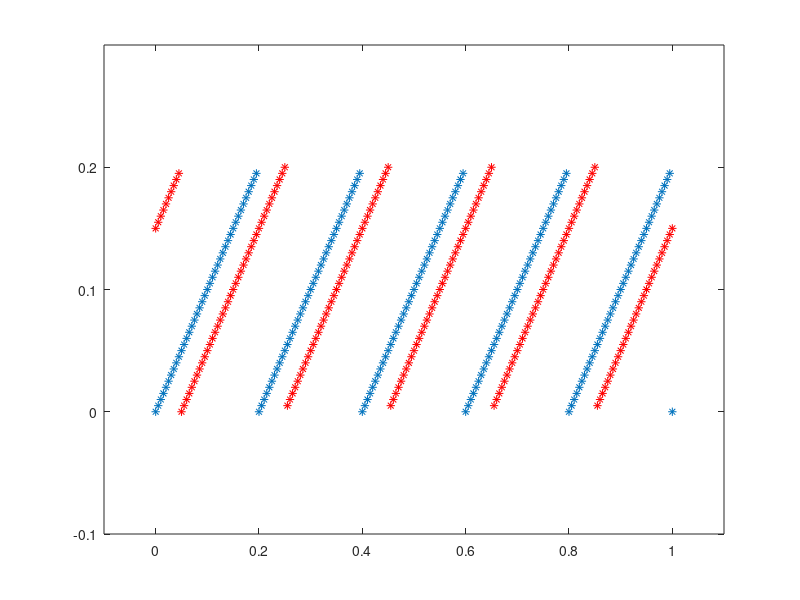

The MATLAB script that drew this image:
function testTimeRelations()

current_time = 0:0.005:1.0;

for i=1:length(current_time)

period = 0.2;                                      %Period for 1 Cycle
t(i) = mod( current_time(i) , period);                     %Gives remainder time from full cycle to use for phases
percentOFFSET = 0.25;                              %Desired percentOFFSET for LEFT ARM
offset = percentOFFSET*period;                     %Gives offset for LEFT ARM
%tt(i) = ((period-offset)/offset)*t(i) - (period-offset); %TIME FOR LEFT ARM

%tt(i) = t(i) + (period-offset);

if t(i) < offset
    tt(i) = t(i) + (period-offset);
elseif ( ( t(i) >= offset ) && ( t(i) <= period ) )
    tt(i) = t(i) - offset;
end

end

plot(current_time,t,'*'); hold on;
plot(current_time,tt,'r*');
axis([-0.1 1.1 -0.1 0.3]);
